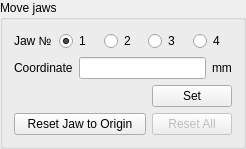
        <widget class="QGroupBox" name="MoveGroupBox">
         <property name="sizePolicy">
          <sizepolicy hsizetype="Preferred" vsizetype="Maximum">
           <horstretch>0</horstretch>
           <verstretch>0</verstretch>
          </sizepolicy>
         </property>
         <property name="title">
          <string>Move jaws</string>
         </property>
         <layout class="QGridLayout" name="gridLayout_6">
          <item row="1" column="0">
           <spacer name="horizontalSpacer_4">
            <property name="orientation">
             <enum>Qt::Horizontal</enum>
            </property>
            <property name="sizeHint" stdset="0">
             <size>
              <width>132</width>
              <height>20</height>
             </size>
            </property>
           </spacer>
          </item>
          <item row="0" column="0" colspan="2">
           <layout class="QGridLayout" name="gridLayout_4">
            <item row="1" column="0">
             <widget class="QLabel" name="label_2">
              <property name="text">
               <string>Coordinate</string>
              </property>
             </widget>
            </item>
            <item row="1" column="1">
             <widget class="QLineEdit" name="CoordinateLineEdit"/>
            </item>
            <item row="1" column="2">
             <widget class="QLabel" name="label_9">
              <property name="text">
               <string>mm</string>
              </property>
             </widget>
            </item>
            <item row="0" column="0" colspan="3">
             <layout class="QHBoxLayout" name="horizontalLayout_3">
              <item>
               <widget class="QLabel" name="label">
                <property name="text">
                 <string>Jaw №</string>
                </property>
               </widget>
              </item>
              <item>
               <widget class="QRadioButton" name="radioButton_1">
                <property name="text">
                 <string>1</string>
                </property>
                <property name="checked">
                 <bool>true</bool>
                </property>
               </widget>
              </item>
              <item>
               <widget class="QRadioButton" name="radioButton_2">
                <property name="text">
                 <string>2</string>
                </property>
               </widget>
              </item>
              <item>
               <widget class="QRadioButton" name="radioButton_3">
                <property name="text">
                 <string>3</string>
                </property>
               </widget>
              </item>
              <item>
               <widget class="QRadioButton" name="radioButton_4">
                <property name="text">
                 <string>4</string>
                </property>
               </widget>
              </item>
             </layout>
            </item>
           </layout>
          </item>
          <item row="1" column="1">
           <widget class="QPushButton" name="GoButton">
            <property name="text">
             <string>Set</string>
            </property>
           </widget>
          </item>
          <item row="2" column="1">
           <widget class="QPushButton" name="ResetAllPushButton">
            <property name="enabled">
             <bool>false</bool>
            </property>
            <property name="text">
             <string>Reset All</string>
            </property>
           </widget>
          </item>
          <item row="2" column="0">
           <widget class="QPushButton" name="ResetOnePushButton">
            <property name="text">
             <string>Reset Jaw to Origin</string>
            </property>
           </widget>
          </item>
         </layout>
        </widget>
